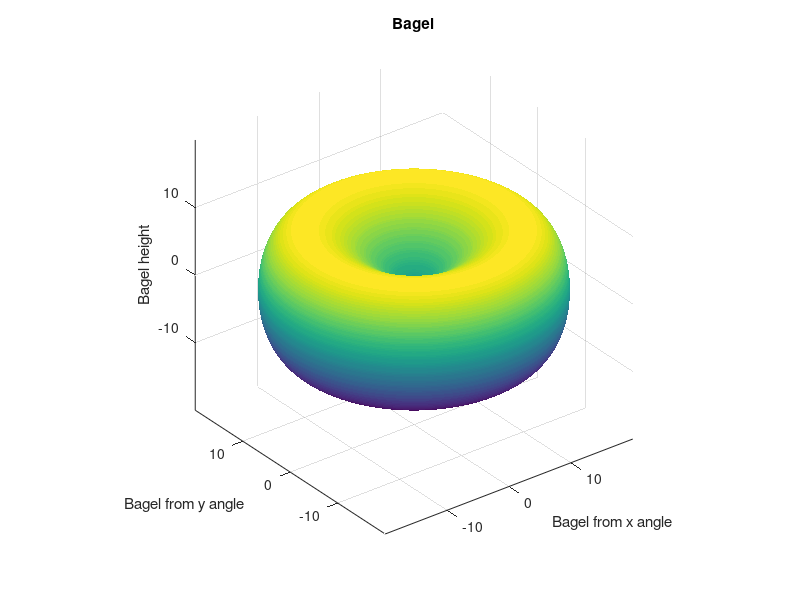

The MATLAB source for this figure:
% 绘制一个贝果

% 定义绘图的角度参数
% 'alpha' 从 0 到 2*pi，包含 2468 个样本（点），定义水平角度
% 'beta' 从 -pi/2 到 pi/2，包含 250 个样本（点），定义垂直角度
alpha = linspace(0, 2*pi, 2468);
beta = linspace(-pi/2, pi/2, 250);
% 向量中的样本数量越多，绘制的曲面就越平滑


% 创建参数化表面的网格
% 'Alpha' 和 'Beta' 表示绘制 3D 表面时的网格坐标
[Alpha, Beta] = meshgrid(alpha, beta);

% 变量 'a' 控制 x 和 y 方向的缩放，决定贝果的半径n
a = 20; 
% 变量 'b' 控制 z 方向的缩放，影响贝果的高度
b = 9;


% x、y 和 z 坐标的参数化方程
x = a * cos(Alpha) .* cos(Beta); % 决定水平位置（x）
y = a * sin(Alpha) .* cos(Beta); % 决定水平位置（y），带有正弦变化
z = b * sin(2*Beta) + 0.001 * sin(5*Alpha); % 决定垂直位置，带有波动

% 贝果
figure;
% 创建 3D 曲面图，不显示边缘 
surf(x, y, z, 'EdgeColor', 'none'); 
axis equal;% 所有坐标轴长度相等 
% 创作题目
title('Bagel');
xlabel('Bagel from x angle');
ylabel('Bagel from y angle');
zlabel('Bagel height');
% 显示网格
grid on;
